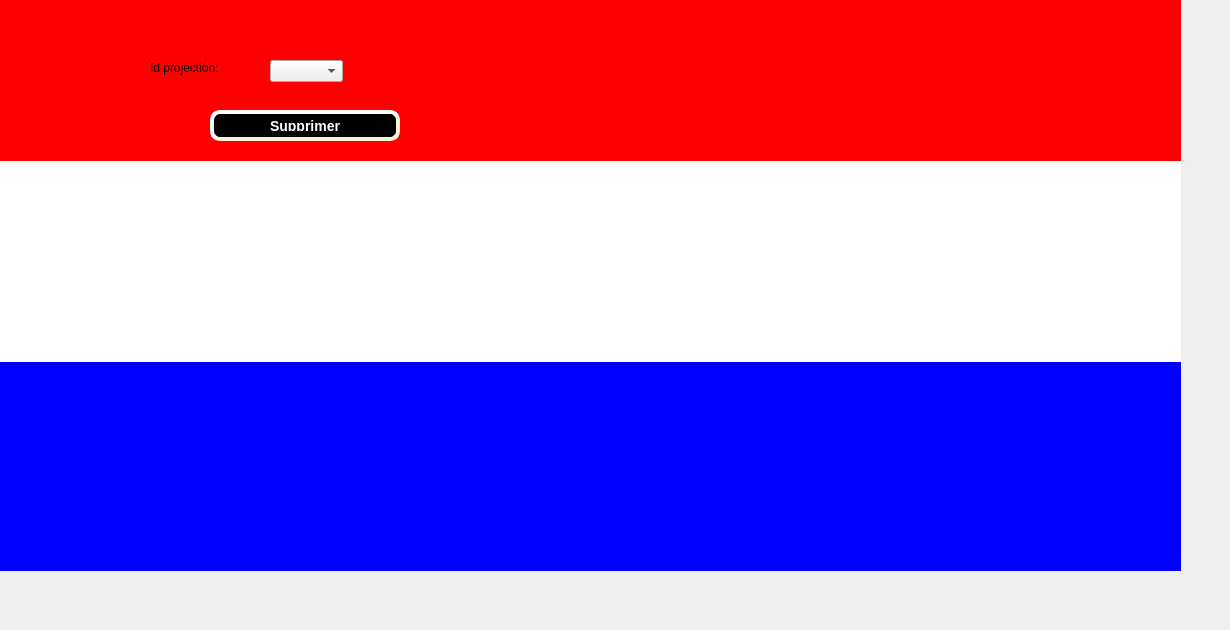
          <widget class="QWidget" name="tab_28">
           <attribute name="title">
            <string>supprimer projection</string>
           </attribute>
           <widget class="QComboBox" name="id_s">
            <property name="geometry">
             <rect>
              <x>270</x>
              <y>60</y>
              <width>73</width>
              <height>22</height>
             </rect>
            </property>
           </widget>
           <widget class="QLabel" name="label_75">
            <property name="geometry">
             <rect>
              <x>150</x>
              <y>60</y>
              <width>91</width>
              <height>16</height>
             </rect>
            </property>
            <property name="text">
             <string>Id projection:</string>
            </property>
           </widget>
           <widget class="QPushButton" name="supprimer">
            <property name="geometry">
             <rect>
              <x>210</x>
              <y>110</y>
              <width>190</width>
              <height>31</height>
             </rect>
            </property>
            <property name="styleSheet">
             <string notr="true">background-color: rgb(0, 0, 0);
color: rgb(255, 255, 255);
     border-style: outset;
     border-width: 4px;
     border-radius: 10px;
     border-color: beige;
     font: bold 14px;
     min-width: 10em;
     padding: 6px</string>
            </property>
            <property name="text">
             <string>Supprimer</string>
            </property>
           </widget>
           <widget class="QLabel" name="label_94">
            <property name="geometry">
             <rect>
              <x>-40</x>
              <y>-50</y>
              <width>1221</width>
              <height>621</height>
             </rect>
            </property>
            <property name="styleSheet">
             <string notr="true">background-color: qlineargradient(spread:pad, x1:0, y1:0, x2:0, y2:1, stop:0 rgba(255, 0, 0, 255), stop:0.339795 rgba(255, 0, 0, 255), stop:0.339799 rgba(255, 255, 255, 255), stop:0.662444 rgba(255, 255, 255, 255), stop:0.662469 rgba(0, 0, 255, 255), stop:1 rgba(0, 0, 255, 255));
alternate-background-color: rgb(255, 255, 0);</string>
            </property>
            <property name="text">
             <string/>
            </property>
            <property name="pixmap">
             <pixmap>../../project/panneau-clap-film-fond-rose-pour-equipement-tournage_9555-779.jpg</pixmap>
            </property>
            <property name="scaledContents">
             <bool>true</bool>
            </property>
           </widget>
           <zorder>label_94</zorder>
           <zorder>id_s</zorder>
           <zorder>label_75</zorder>
           <zorder>supprimer</zorder>
          </widget>
